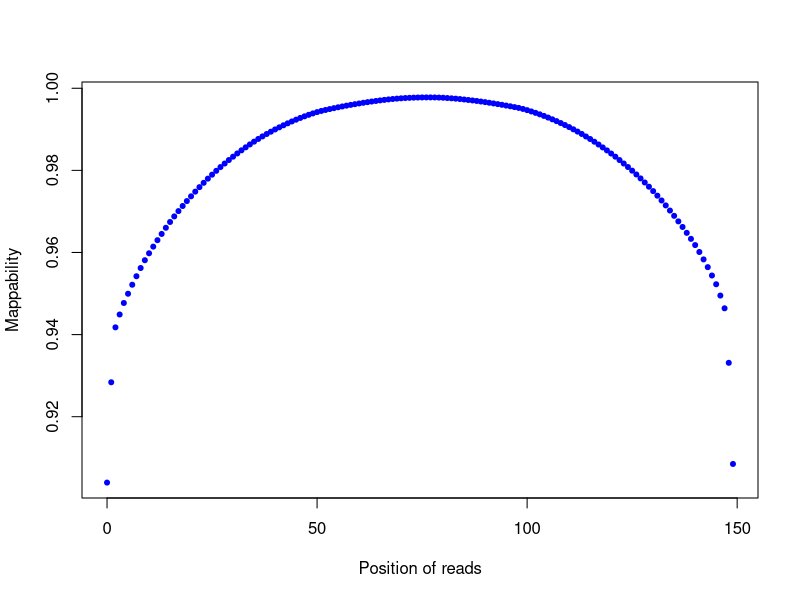

Write the R code that produced this figure.
png("/rds/user/is460/hpc-work/muscle-rnaseq/ezbamqc/output/figs/srpk3_hom_ttnb_het_9.clipping_profile.png",width=500,height=500,units="px")
read_pos=c(0,1,2,3,4,5,6,7,8,9,10,11,12,13,14,15,16,17,18,19,20,21,22,23,24,25,26,27,28,29,30,31,32,33,34,35,36,37,38,39,40,41,42,43,44,45,46,47,48,49,50,51,52,53,54,55,56,57,58,59,60,61,62,63,64,65,66,67,68,69,70,71,72,73,74,75,76,77,78,79,80,81,82,83,84,85,86,87,88,89,90,91,92,93,94,95,96,97,98,99,100,101,102,103,104,105,106,107,108,109,110,111,112,113,114,115,116,117,118,119,120,121,122,123,124,125,126,127,128,129,130,131,132,133,134,135,136,137,138,139,140,141,142,143,144,145,146,147,148,149)
count=c(3795483,2830032,2301311,2177635,2066847,1977855,1891118,1809281,1730272,1655168,1588275,1524455,1462274,1402149,1342948,1287217,1233521,1182308,1133317,1085933,1040008,995007,951901,910162,869954,831687,794783,758648,724532,690911,658637,627632,597453,568633,540541,513834,487997,463397,440463,418142,396493,376152,356414,337652,319386,302355,285803,270349,255750,242078,229433,218389,209080,200203,191592,183188,175142,167435,160199,153155,146466,139868,133747,127759,122365,117006,112052,107520,103421,99879,96758,94105,92071,90487,89281,88408,88099,88141,88510,89667,91256,94125,96913,100119,103878,108202,112773,117477,122313,127892,133440,139633,146120,152722,159432,166497,173719,181375,189289,199079,210604,223214,236738,250905,266315,282206,299167,316410,334896,353951,373913,395155,416964,439936,464103,488478,514551,541627,569501,598240,628296,658583,691047,724320,758010,793229,829674,867716,906908,947591,989903,1033981,1079959,1127541,1177124,1228007,1281284,1335057,1391829,1449609,1509321,1575978,1647242,1721753,1802270,1886571,1995262,2117917,2642723,3616194)
plot(read_pos,1-(count/39516186),pch=20,xlab="Position of reads",ylab="Mappability",col="blue")
dev.state=dev.off()
